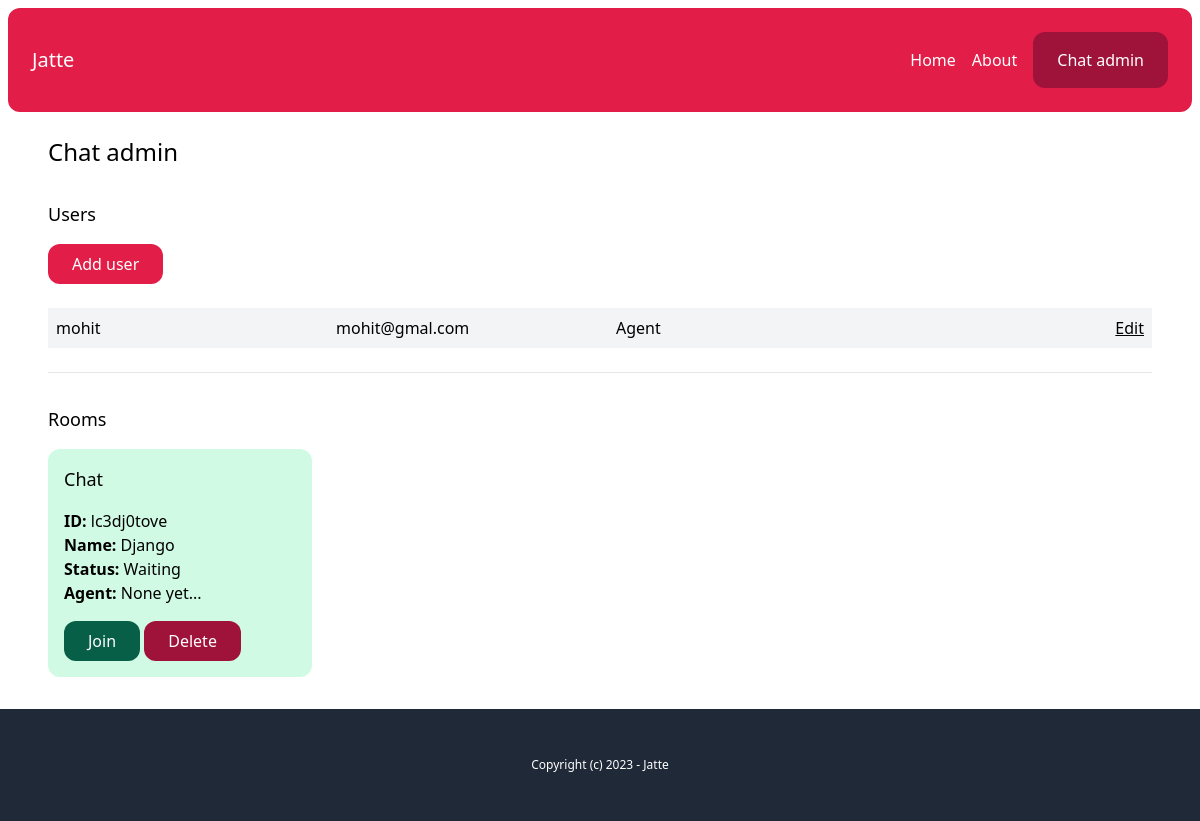
The app's page /chat-admin/ (signed in), older data.
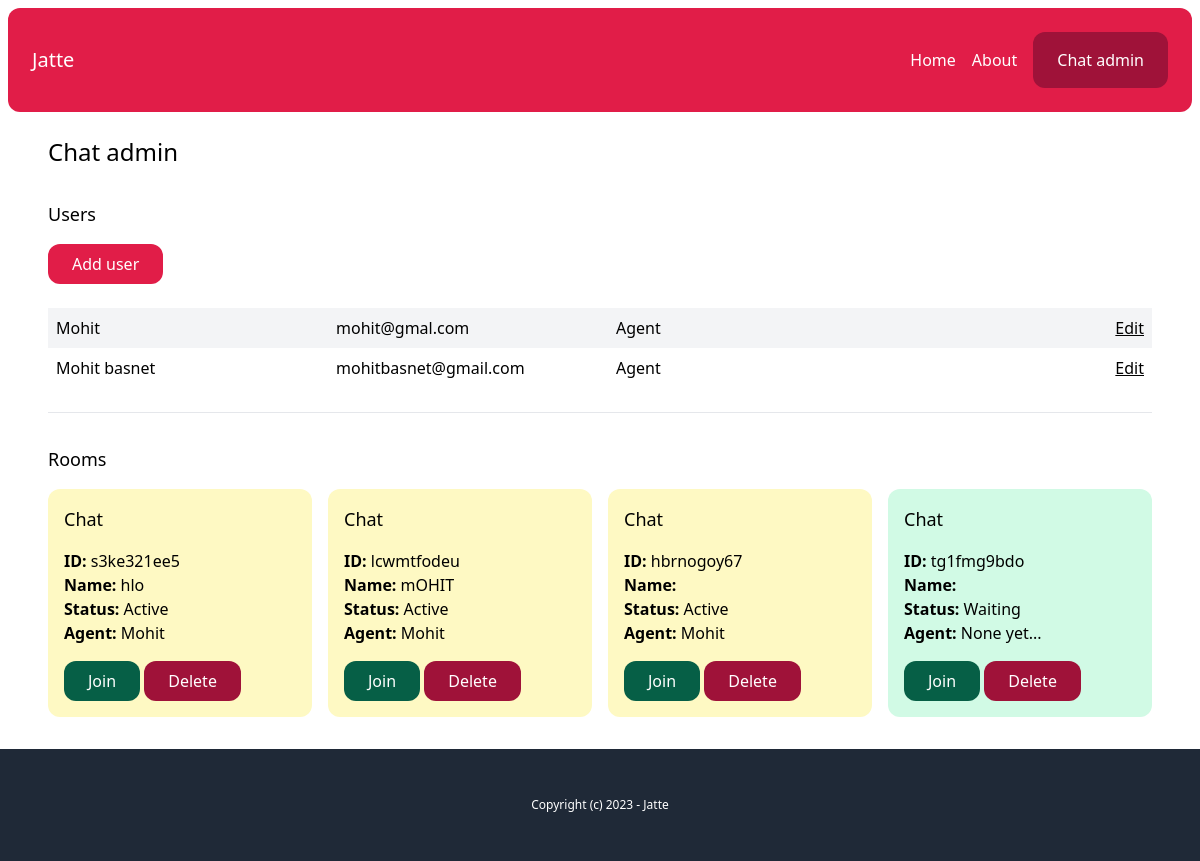
The same page, newer data.
### account/models.py (models this page shows)
class User(AbstractBaseUser, PermissionsMixin):
    AGENT = 'agent'
    MANAGER = 'manager'
    ROLES_CHOICES = (
        (AGENT, 'Agent'),
        (MANAGER, 'Manager'),
    )
    id = models.UUIDField(primary_key=True, default=uuid.uuid4, editable=False)
    email = models.EmailField(unique=True)
    name = models.CharField(max_length=255, blank=True, default='')
    role = models.CharField(max_length=20, choices=ROLES_CHOICES, default=AGENT)
    is_active = models.BooleanField(default=True)
    is_superuser = models.BooleanField(default=False)
    is_staff = models.BooleanField(default=False)
    date_joined = models.DateTimeField(default=timezone.now)
    last_login = models.DateTimeField(blank=True, null=True)
    objects = CustomUserManager()
    USERNAME_FIELD = 'email'
    EMAIL_FIELD = 'email'
    REQUIRED_FIELDS = ['name']

### chat/models.py (models this page shows, shortened)
class Room(models.Model):
    WAITING = 'waiting'
    ACTIVE = 'active'
    CLOSED = 'closed'
    CHOICES_STATUS = (
        (WAITING, 'Waiting'),
        (ACTIVE, 'Active'),
        (CLOSED, 'Closed'),
    )
    uuid = models.CharField(max_length=255)
    client = models.CharField(max_length=255)
    agent = models.ForeignKey(User, related_name='rooms', blank=True, null=True, on_delete=models.SET_NULL)
    messages = models.ManyToManyField(Message, blank=True)
    url = models.CharField(max_length=255, blank=True, null=True)
    status = models.CharField(max_length=20, choices=CHOICES_STATUS, default=WAITING)
    created_at = models.DateTimeField(auto_now_add=True)
    class Meta:
        ordering = ('-created_at',)

### chat/views.py (the view)
# urls.py: path('chat-admin/', views.admin , name = 'admin'),
@login_required
def admin(request):
    rooms = Room.objects.all()
    users = User.objects.filter(is_staff=True)
    return render(request, 'chat/admin.html', {
        'rooms': rooms,
        'users': users
    })

### chat/templates/chat/admin.html
{% extends 'core/base.html' %}
{% block content %}
    <h1 class="text-2xl">Chat admin</h1>
    {% if perms.user.add_user %}
        <div class="mt-8">
            <h2 class="mb-4 text-lg">Users</h2>
            <a href="{% url 'chat:add_user' %}" class="inline-block py-2 px-6 bg-rose-600 text-white rounded-xl">Add user</a>
            <div class="mt-6">
                {% for user in users %}
                    <div class="grid grid-cols-4 gap-4 py-2 {% cycle 'bg-gray-100' '' %}">
                        <p class="px-2">
                            <a href="{% url 'chat:user_detail' user.pk %}">{{ user.name }}</a>
                        </p>
                        <p class="px-2">{{ user.email }}</p>
                        <p class="px-2">{{ user.get_role_display }}</p>
                        <p class="px-2 text-right">
                            {% if perms.user.edit_user %}
                                <a href="{% url 'chat:edit_user' user.pk %}" class="underline">Edit</a>
                            {% endif %}
                        </p>
                    </div>
                {% endfor %}
            </div>
        </div>
    {% endif %}
    <hr class="my-6">
    <div class="mt-8">
        <h2 class="mb-4 text-lg">Rooms</h2>
        {% include 'chat/partials/room_list.html' %}
    </div>
{% endblock %}

### core/templates/core/base.html (shortened to what this page needs)
{% load static %}
<!doctype html>
<html>
    <head>
        <link rel="stylesheet" type="text/css" href="{% static 'css/main.min.css' %}">
    </head>
    <body>
        <div class="p-2">
            <nav class="p-6 bg-rose-600 text-white flex justify-between items-center rounded-xl">
                <a href="{% url 'core:index' %}" class="text-xl">Jatte</a>
                <div class="flex items-center space-x-4">
                    <a href="{% url 'core:index' %}">Home</a>
                    <a href="{% url 'core:about' %}">About</a>
                    {% if request.user.is_authenticated %}
                        <a href="{% url 'chat:admin' %}" class="inline-block py-4 px-6 bg-rose-800 text-white rounded-xl">Chat admin</a>
                    {% endif %}
                </div>
            </nav>
            <main class="max-w-6xl mx-auto p-6">
                {% block content %}
                {% endblock %}
            </main>
        </div>
        <footer class="py-12 px-6 bg-gray-800 text-white text-center text-xs">
            <p>Copyright (c) 2023 - Jatte</p>
        </footer>
    </body>
</html>

### chat/templates/chat/partials/room_list.html
<div class="grid grid-cols-4 gap-4">
    {% for room in rooms %}
        <div class="p-4 rounded-xl {% if room.status == 'waiting' %}bg-emerald-100{% elif room.status == 'active' %}bg-yellow-100{% else %}bg-gray-100{% endif %}">
            <h3 class="mb-4 text-lg">Chat</h3>
            <p>
                <b>ID: </b>{{ room.uuid }}<br>
                <b>Name: </b>{{ room.client }}<br>
                <b>Status: </b>{{ room.get_status_display }}<br>
                <b>Agent: </b>{% firstof room.agent.name 'None yet...' %}
            </p>
            <a href="{% url 'chat:room' room.uuid %}" class="mt-4 inline-block py-2 px-6 bg-emerald-800 text-white rounded-xl">Join</a>
            <a href="{% url 'chat:delete_room' room.uuid %}" class="mt-4 inline-block py-2 px-6 bg-rose-800 text-white rounded-xl">Delete</a>
        </div>
    {% endfor %}
</div>

Row changes from the older to the newer data that the page shows:
removed Room: uuid "lc3dj0tove", client "Django", status "Waiting", agent "None yet..."
changed User "mohit@gmal.com": name "mohit" → "Mohit"
added User: name "Mohit basnet", email "mohitbasnet@gmail.com", role "Agent"
added Room: uuid "s3ke321ee5", client "hlo", status "Active", agent.name "Mohit"
added Room: uuid "lcwmtfodeu", client "mOHIT", status "Active", agent.name "Mohit"
added Room: uuid "hbrnogoy67", status "Active", agent.name "Mohit"
added Room: uuid "tg1fmg9bdo", status "Waiting", agent "None yet..."
